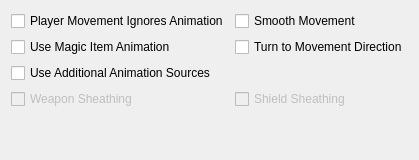
           <widget class="QWidget" name="animationsTab">
            <attribute name="title">
             <string>Animations</string>
            </attribute>
            <layout class="QHBoxLayout" name="horizontalAnimationLayout">
             <item>
              <layout class="QGridLayout" name="animationLayout" columnstretch="0,0">
               <item row="0" column="1">
                <widget class="QCheckBox" name="smoothMovementCheckBox">
                 <property name="toolTip">
                  <string>&lt;html&gt;&lt;head/&gt;&lt;body&gt;&lt;p&gt;Makes NPCs and player movement more smooth. Recommended to use with &quot;turn to movement direction&quot; enabled.&lt;/p&gt;&lt;/body&gt;&lt;/html&gt;</string>
                 </property>
                 <property name="text">
                  <string>Smooth Movement</string>
                 </property>
                </widget>
               </item>
               <item row="3" column="0">
                <widget class="QCheckBox" name="animSourcesCheckBox">
                 <property name="toolTip">
                  <string>&lt;html&gt;&lt;head/&gt;&lt;body&gt;&lt;p&gt;Load per-group KF-files and skeleton files from Animations folder&lt;/p&gt;&lt;/body&gt;&lt;/html&gt;</string>
                 </property>
                 <property name="text">
                  <string>Use Additional Animation Sources</string>
                 </property>
                </widget>
               </item>
               <item row="6" column="1">
                <spacer name="verticalSpacer_11">
                 <property name="orientation">
                  <enum>Qt::Vertical</enum>
                 </property>
                 <property name="sizeHint" stdset="0">
                  <size>
                   <width>20</width>
                   <height>40</height>
                  </size>
                 </property>
                </spacer>
               </item>
               <item row="2" column="1">
                <widget class="QCheckBox" name="turnToMovementDirectionCheckBox">
                 <property name="toolTip">
                  <string>&lt;html&gt;&lt;head/&gt;&lt;body&gt;&lt;p&gt;Affects side and diagonal movement. Enabling this setting makes movement more realistic.&lt;/p&gt;&lt;p&gt;If disabled then the whole character's body is pointed to the direction of view. Diagonal movement has no special animation and causes sliding.&lt;/p&gt;&lt;p&gt;If enabled then the character turns lower body to the direction of movement. Upper body is turned partially. Head is always pointed to the direction of view. In combat mode it works only for diagonal movement. In non-combat mode it changes straight right and straight left movement as well. Also turns the whole body up or down when swimming according to the movement direction.&lt;/p&gt;&lt;/body&gt;&lt;/html&gt;</string>
                 </property>
                 <property name="text">
                  <string>Turn to Movement Direction</string>
                 </property>
                </widget>
               </item>
               <item row="4" column="0">
                <widget class="QCheckBox" name="weaponSheathingCheckBox">
                 <property name="enabled">
                  <bool>false</bool>
                 </property>
                 <property name="toolTip">
                  <string>&lt;html&gt;&lt;head/&gt;&lt;body&gt;&lt;p&gt;Render holstered weapons (with quivers and scabbards), requires modded assets.&lt;/p&gt;&lt;/body&gt;&lt;/html&gt;</string>
                 </property>
                 <property name="text">
                  <string>Weapon Sheathing</string>
                 </property>
                </widget>
               </item>
               <item row="4" column="1">
                <widget class="QCheckBox" name="shieldSheathingCheckBox">
                 <property name="enabled">
                  <bool>false</bool>
                 </property>
                 <property name="toolTip">
                  <string>&lt;html&gt;&lt;head/&gt;&lt;body&gt;&lt;p&gt;Render holstered shield, requires modded assets.&lt;/p&gt;&lt;/body&gt;&lt;/html&gt;</string>
                 </property>
                 <property name="text">
                  <string>Shield Sheathing</string>
                 </property>
                </widget>
               </item>
               <item row="0" column="0">
                <widget class="QCheckBox" name="playerMovementIgnoresAnimationCheckBox">
                 <property name="toolTip">
                  <string>&lt;html&gt;&lt;head/&gt;&lt;body&gt;&lt;p&gt;In third person, the camera will sway along with the movement animations of the player. Enabling this option disables this swaying by having the player character move independently of its animation. This was the default behavior of OpenMW 0.48 and earlier.&lt;/p&gt;&lt;/body&gt;&lt;/html&gt;</string>
                 </property>
                 <property name="text">
                  <string>Player Movement Ignores Animation</string>
                 </property>
                </widget>
               </item>
               <item row="2" column="0">
                <widget class="QCheckBox" name="magicItemAnimationsCheckBox">
                 <property name="toolTip">
                  <string>&lt;html&gt;&lt;head/&gt;&lt;body&gt;&lt;p&gt;Use casting animations for magic items, just as for spells.&lt;/p&gt;&lt;/body&gt;&lt;/html&gt;</string>
                 </property>
                 <property name="text">
                  <string>Use Magic Item Animation</string>
                 </property>
                </widget>
               </item>
              </layout>
             </item>
            </layout>
           </widget>
